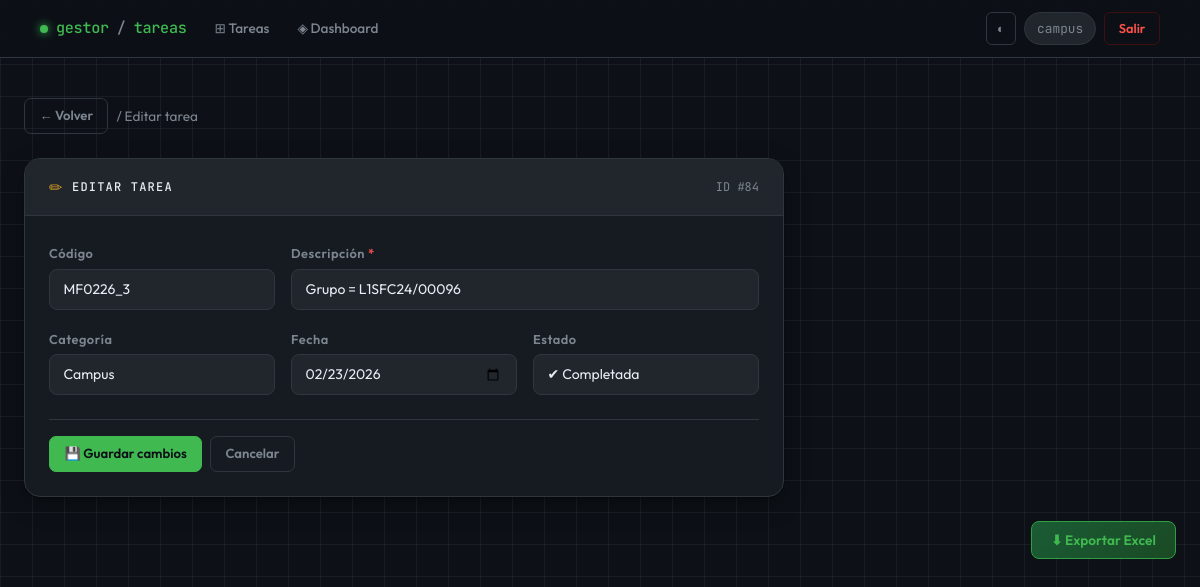
Before: /editar/84 (signed in) with the older database file.
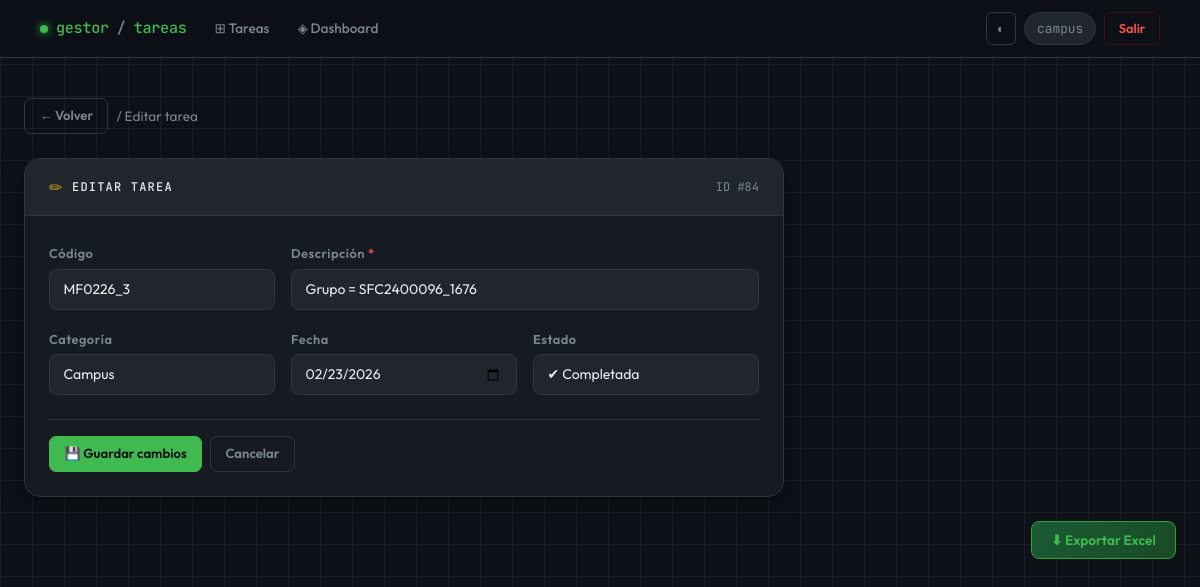
After: the same page with the newer database file.
### tables this page shows
CREATE TABLE tareas (
            id INTEGER PRIMARY KEY AUTOINCREMENT,
            descripcion TEXT NOT NULL,
            categoria TEXT,
            fecha TEXT,
            completada INTEGER DEFAULT 0,
            codigo TEXT,
            usuario_id INTEGER,
            FOREIGN KEY (usuario_id) REFERENCES usuarios(id)
        );

### app_web.py (the view)
@app.route("/editar/<int:id>", methods=["GET", "POST"])
@login_required
def editar(id):
    conn = get_connection()
    cursor = conn.cursor()
    if request.method == "POST":
        codigo = request.form.get("codigo")
        descripcion = request.form.get("descripcion")
        categoria = request.form.get("categoria")
        fecha = request.form.get("fecha")
        completada = request.form.get("completada")  # 👈 NUEVO
        cursor.execute("""
            UPDATE tareas
            SET codigo=?, descripcion=?, categoria=?, fecha=?, completada=?
            WHERE id=?
        """, (codigo, descripcion, categoria, fecha, completada, id))
        conn.commit()
        conn.close()
        return redirect("/")
    else:
        cursor.execute("SELECT * FROM tareas WHERE id=?", (id,))
        tarea = cursor.fetchone()
        conn.close()
        return render_template("editar.html", tarea=tarea)

### app_web.py (called while the page is built)
def get_connection():
    conn = sqlite3.connect(DB_NAME)
    conn.row_factory = sqlite3.Row
    return conn

def login_required(f):
    @wraps(f)
    def decorated_function(*args, **kwargs):
        if "user_id" not in session:
            return redirect(url_for("login"))
        return f(*args, **kwargs)
    return decorated_function

### templates/editar.html (shortened to what this page needs)
{% extends "base.html" %}
{% block content %}
<div class="d-flex align-items-center gap-2 mb-4">
  <a href="/" class="btn btn-g-ghost btn-sm">← Volver</a>
  <span style="color:var(--text-muted); font-size:.85rem;">/ Editar tarea</span>
</div>
<div class="gcard" style="max-width:760px;">
  <div class="gcard-header">
    <span style="color:var(--amber)">✏</span>
    <span class="gcard-title">Editar tarea</span>
    <span style="margin-left:auto; font-family:var(--mono); font-size:.75rem; color:var(--text-muted);">
      ID #{{ tarea[0] }}
    </span>
  </div>
  <div class="gcard-body">
    <form method="POST">
      <div class="row g-3">
        <div class="col-sm-6 col-md-4">
          <label class="form-label">Código</label>
          <input type="text" name="codigo" class="form-control"
                 value="{{ tarea[5] if tarea[5] else '' }}"
                 placeholder="Ej: PRAC-001" autocomplete="off">
        </div>
        <div class="col-sm-6 col-md-8">
          <label class="form-label">Descripción <span style="color:var(--red)">*</span></label>
          <input type="text" name="descripcion" class="form-control"
                 value="{{ tarea[1] }}" required autocomplete="off">
        </div>
        <div class="col-sm-6 col-md-4">
          <label class="form-label">Categoría</label>
          <input type="text" name="categoria" class="form-control"
                 value="{{ tarea[2] if tarea[2] else '' }}"
                 placeholder="Ej: Practicas" autocomplete="off">
        </div>
        <div class="col-sm-6 col-md-4">
          <label class="form-label">Fecha</label>
          <input type="date" name="fecha" class="form-control"
                 value="{{ tarea[3] if tarea[3] else '' }}">
        </div>
        <div class="col-sm-6 col-md-4">
          <label class="form-label">Estado</label>
          <select name="completada" class="form-select">
            <option value="1" {% if tarea[4]==1 %}selected{% endif %}>✔ Completada</option>
          </select>
        </div>
      </div>
      <div class="d-flex gap-2 mt-4 pt-3" style="border-top:1px solid var(--border);">
        <button type="submit" class="btn btn-g-primary">💾 Guardar cambios</button>
        <a href="/" class="btn btn-g-ghost">Cancelar</a>
      </div>
    </form>
  </div>
</div>
{% endblock %}

### templates/base.html (shortened to what this page needs)
<!DOCTYPE html>
<html lang="es">
<head>
  <link href="https://cdn.jsdelivr.net/npm/bootstrap@5.3.2/dist/css/bootstrap.min.css" rel="stylesheet">
</head>
<body>
<nav class="navbar navbar-expand-lg">
  <div class="container-fluid px-3">
    <a class="navbar-brand" href="/">
      <span class="dot"></span>
      gestor<span style="color:var(--text-muted)">/</span>tareas
    </a>
    <div class="collapse navbar-collapse" id="navMain">
      {% set path = request.path %}
      <ul class="navbar-nav me-auto gap-1 mt-2 mt-lg-0">
        <li class="nav-item">
          <a class="nav-link{{ ' active' if path == '/' else '' }}" href="/">
            ⊞ Tareas
          </a>
        </li>
        <li class="nav-item">
          <a class="nav-link{{ ' active' if path == '/dashboard' else '' }}" href="/dashboard">
            ◈ Dashboard
          </a>
        </li>
      </ul>
      <div class="d-flex align-items-center gap-2 mt-2 mt-lg-0">
        <button onclick="toggleLight()" class="btn-dark-toggle" title="Cambiar tema">◐</button>
        <span class="navbar-user">{{ session.get('user', '') }}</span>
        <a href="/logout" class="btn-logout">Salir</a>
      </div>
    </div>
  </div>
</nav>
<div class="page-wrapper pb-0 pt-2" style="max-width:1300px; margin:0 auto; padding-inline:1.5rem;">
</div>
<div class="page-wrapper">
  {% block content %}{% endblock %}
  <div class="text-end mt-4">
    <a href="/exportar" class="btn btn-g-export">⬇ Exportar Excel</a>
  </div>
</div>
</body>
</html>

Changed rows visible on the page:
changed tareas "campus": descripcion "Grupo = L1SFC24/00096" → "Grupo = SFC2400096_1676"
